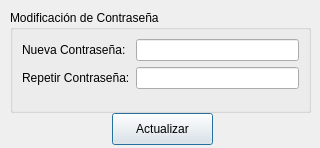
<?xml version="1.0" encoding="UTF-8"?>
<ui version="4.0">
 <class>ChangePasswordWindow</class>
 <widget class="QWidget" name="ChangePasswordWindow">
  <property name="windowModality">
   <enum>Qt::ApplicationModal</enum>
  </property>
  <property name="geometry">
   <rect>
    <x>0</x>
    <y>0</y>
    <width>320</width>
    <height>148</height>
   </rect>
  </property>
  <property name="minimumSize">
   <size>
    <width>320</width>
    <height>148</height>
   </size>
  </property>
  <property name="maximumSize">
   <size>
    <width>320</width>
    <height>148</height>
   </size>
  </property>
  <property name="windowTitle">
   <string>Form</string>
  </property>
  <widget class="QGroupBox" name="groupBox">
   <property name="geometry">
    <rect>
     <x>10</x>
     <y>10</y>
     <width>301</width>
     <height>103</height>
    </rect>
   </property>
   <property name="title">
    <string>Modificación de Contraseña</string>
   </property>
   <layout class="QGridLayout" name="gridLayout">
    <item row="0" column="0">
     <layout class="QFormLayout" name="formLayout">
      <item row="0" column="0">
       <widget class="QLabel" name="label">
        <property name="text">
         <string>Nueva Contraseña:</string>
        </property>
       </widget>
      </item>
      <item row="0" column="1">
       <widget class="QLineEdit" name="txtNewPassword">
        <property name="text">
         <string/>
        </property>
        <property name="echoMode">
         <enum>QLineEdit::Password</enum>
        </property>
       </widget>
      </item>
      <item row="1" column="0">
       <widget class="QLabel" name="label_2">
        <property name="text">
         <string>Repetir Contraseña:</string>
        </property>
       </widget>
      </item>
      <item row="1" column="1">
       <widget class="QLineEdit" name="txtNewPassword2">
        <property name="echoMode">
         <enum>QLineEdit::Password</enum>
        </property>
       </widget>
      </item>
     </layout>
    </item>
   </layout>
  </widget>
  <widget class="QPushButton" name="btnChangePass">
   <property name="geometry">
    <rect>
     <x>112</x>
     <y>113</y>
     <width>101</width>
     <height>32</height>
    </rect>
   </property>
   <property name="text">
    <string>Actualizar</string>
   </property>
   <property name="shortcut">
    <string>Return</string>
   </property>
   <property name="autoDefault">
    <bool>true</bool>
   </property>
   <property name="default">
    <bool>true</bool>
   </property>
  </widget>
 </widget>
 <tabstops>
  <tabstop>txtNewPassword</tabstop>
  <tabstop>txtNewPassword2</tabstop>
  <tabstop>btnChangePass</tabstop>
 </tabstops>
 <resources/>
 <connections/>
</ui>
